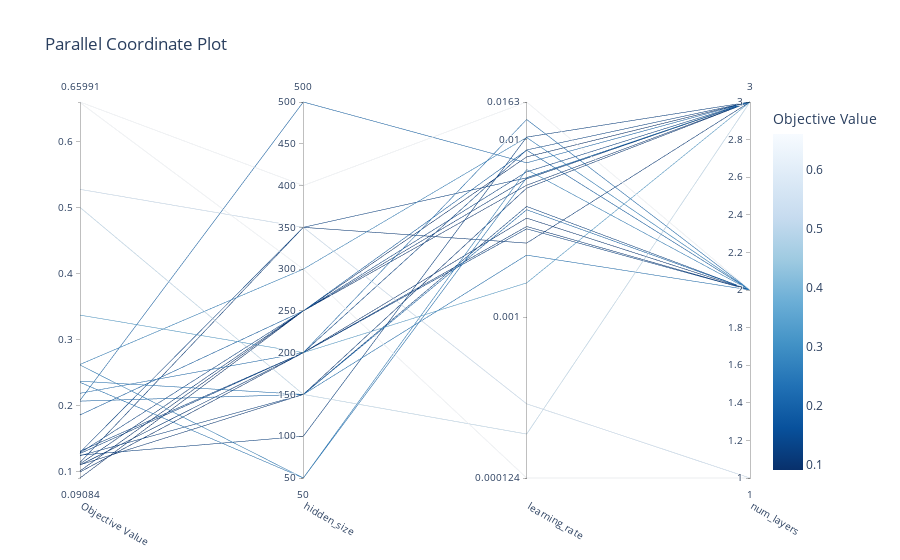

This figure's notebook cell:
### Code cell
optuna.visualization.plot_parallel_coordinate(study_architecture)

### Figure 1 — Plotly figure (JSON) as saved in the notebook; plotly's stock layout.template omitted (floating-point values rounded to 4 significant figures)
{"data": [{"dimensions": [{"label": "Objective Value", "range": [0.09084, 0.6599], "values": [0.5004, 0.2356, 0.3374, 0.5277, 0.6591, 0.2374, 0.6599, 0.2619, 0.2072, 0.2084, 0.09994, 0.1279, 0.1104, 0.2191, 0.2627, 0.1246, 0.1862, 0.1108, 0.1254, 0.1121, 0.1298, 0.1015, 0.1289, 0.1143, 0.09084, 0.1313]}, {"label": "hidden_size", "range": [50, 500], "values": [150, 50, 200, 350, 300, 150, 400, 50, 150, 500, 200, 200, 200, 200, 300, 150, 250, 150, 100, 250, 350, 250, 250, 350, 250, 200]}, {"label": "learning_rate", "range": [-3.908, -1.787], "ticktext": ["0.000124", "0.001", "0.01", "0.0163"], "tickvals": [-3.908, -3, -2, -1.787], "values": [-3.66, -2.214, -2.807, -3.489, -3.908, -2.65, -1.787, -2.168, -2.395, -2.13, -2.442, -2.502, -2.489, -1.885, -1.987, -2.376, -2.058, -2.273, -1.985, -2.22, -2.215, -2.256, -2.181, -2.583, -2.096, -2.057]}, {"label": "num_layers", "range": [1, 3], "values": [3, 3, 3, 1, 1, 2, 2, 2, 2, 3, 2, 2, 2, 2, 2, 2, 2, 3, 3, 3, 3, 3, 3, 3, 3, 3]}], "labelangle": 30, "labelside": "bottom", "line": {"color": [0.5004, 0.2356, 0.3374, 0.5277, 0.6591, 0.2374, 0.6599, 0.2619, 0.2072, 0.2084, 0.09994, 0.1279, 0.1104, 0.2191, 0.2627, 0.1246, 0.1862, 0.1108, 0.1254, 0.1121, 0.1298, 0.1015, 0.1289, 0.1143, 0.09084, 0.1313], "colorbar": {"title": {"text": "Objective Value"}}, "colorscale": [[0, "rgb(247,251,255)"], [0.125, "rgb(222,235,247)"], [0.25, "rgb(198,219,239)"], [0.375, "rgb(158,202,225)"], [0.5, "rgb(107,174,214)"], [0.625, "rgb(66,146,198)"], [0.75, "rgb(33,113,181)"], [0.875, "rgb(8,81,156)"], [1, "rgb(8,48,107)"]], "reversescale": true, "showscale": true}, "type": "parcoords"}], "layout": {"title": {"text": "Parallel Coordinate Plot"}}}
